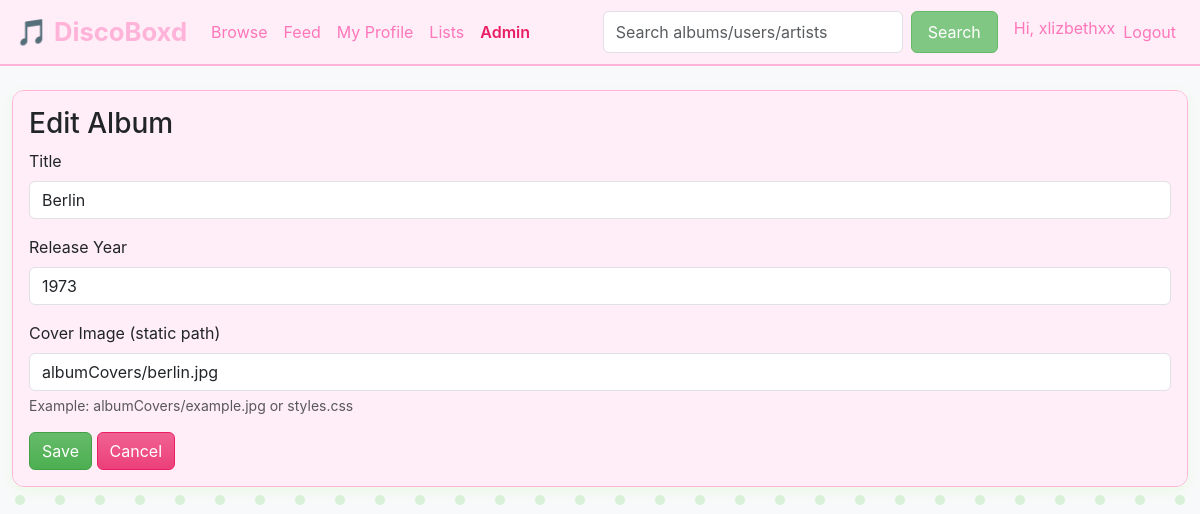
Screenshot of /admin/album/4/edit (signed in) with the database file from the repository.
### tables this page shows
CREATE TABLE albums (
    id INTEGER PRIMARY KEY AUTOINCREMENT,
    title TEXT NOT NULL,
    release_year INTEGER,
    cover_image TEXT
);

### app.py (the view, shortened to what this page needs)
@app.route('/admin/album/<int:album_id>/edit', methods=['GET', 'POST'])
def admin_edit_album(album_id):
    if not admin_required():
        return redirect(url_for('albums'))
    conn = connect_db()
    cur = conn.cursor()
    cur.execute("SELECT * FROM albums WHERE id = ?;", (album_id,))
    album = cur.fetchone()
    if not album:
        conn.close()
        return 'Album not found', 404
    cur.execute("""
        SELECT ar.name
        FROM artists ar
        JOIN album_artists aa ON ar.id = aa.artist_id
        WHERE aa.album_id = ?;
    """, (album_id,))
    current_artists = cur.fetchall()
    current_artists_str = ', '.join([a['name'] for a in current_artists])
    cur.execute("""
        SELECT g.id
        FROM genres g
        JOIN album_genres ag ON g.id = ag.genre_id
        WHERE ag.album_id = ?;
    """, (album_id,))
    current_genre_ids = [g['id'] for g in cur.fetchall()]
    cur.execute("SELECT id, name FROM genres ORDER BY name ASC;")
    all_genres = cur.fetchall()
    conn.close()
    return render_template('admin_edit_album.html',
                         album=album,
                         current_artists=current_artists_str,
                         current_genre_ids=current_genre_ids,
                         all_genres=all_genres)

### app.py (called while the page is built)
def connect_db():
    conn = sqlite3.connect(DB_PATH)
    conn.row_factory = sqlite3.Row
    return conn

def admin_required():
    if not session.get("is_admin"):
        return False
    return True

### templates/admin_edit_album.html
{% extends "layout.html" %}
{% block content %}
<div class="card">
    <div class="card-body">
        <h3>Edit Album</h3>
        <form method="POST" action="{{ url_for('admin_edit_album', album_id=album['id']) }}">
            <div class="mb-3">
                <label class="form-label">Title</label>
                <input class="form-control" name="title" value="{{ album['title'] }}" required>
            </div>
            <div class="mb-3">
                <label class="form-label">Release Year</label>
                <input class="form-control" name="release_year" value="{{ album['release_year'] or '' }}">
            </div>
            <div class="mb-3">
                <label class="form-label">Cover Image (static path)</label>
                <input class="form-control" name="cover_image" value="{{ album['cover_image'] or '' }}">
                <div class="form-text">Example: albumCovers/example.jpg or styles.css</div>
            </div>
            <button class="btn btn-primary" type="submit">Save</button>
            <a class="btn btn-secondary" href="{{ url_for('admin_dashboard') }}">Cancel</a>
        </form>
    </div>
</div>
{% endblock %}

### static/styles.css (style rules this page uses)
body { background-color: #ff82c2; background-attachment: fixed; font-family: 'Inter', Arial, sans-serif; }
.review, .card-body, .list-group-item { background-color: #ffeef7 !important; opacity: 1 !important; }
.card { border-radius: 12px; overflow: hidden; background: #ffeef7; border: 1px solid #ffb3d9; box-shadow: 0 4px 12px rgba(167, 255, 119, 0.15); }
.btn-primary { background: linear-gradient(180deg, #66bb6a, #4caf50); border-color: #43a047; }
.btn-secondary { background: linear-gradient(180deg, #f06292, #ec407a); border-color: #e91e63; }
a { color: #66bb6a; }

### rows the page displays
albums: title "Berlin", release_year "1973", cover_image "albumCovers/berlin.jpg"

### other values shown
{{ session["username"] }} "xlizbethxx"
